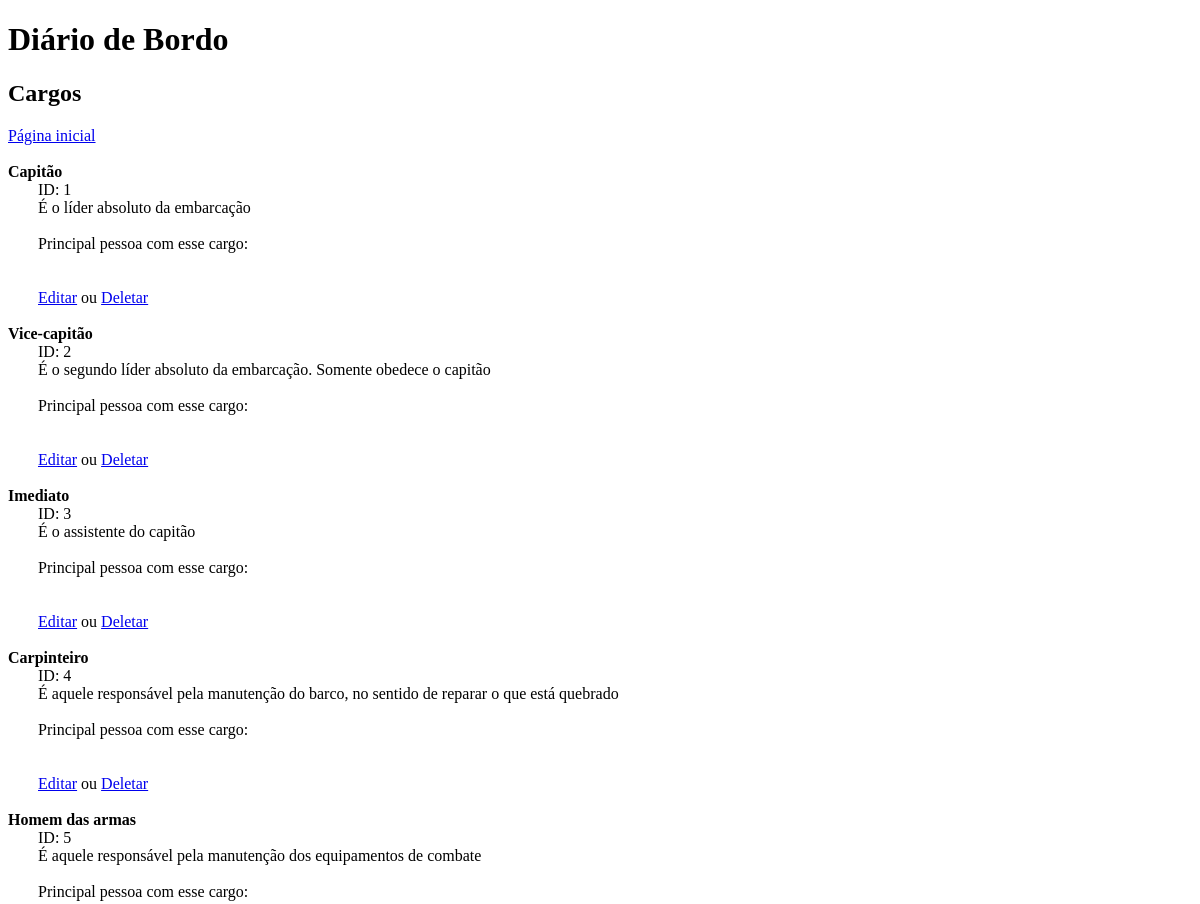
The page /paginas/mostrar/mostrarcargo.php (upper part) on the database as committed earlier.
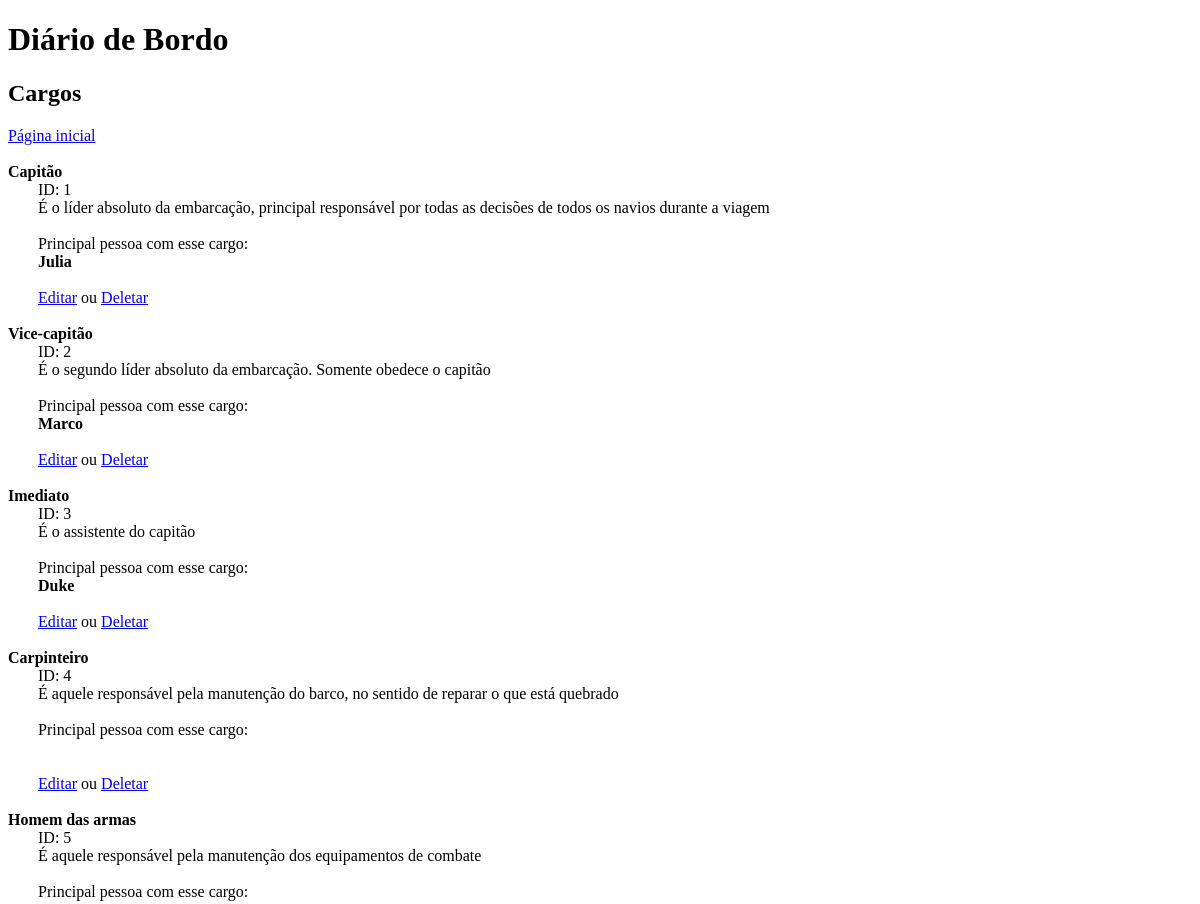
The same page on the database as committed later.
### tables this page shows
CREATE TABLE `cargo` (
  `id_cargo` int(11) NOT NULL,
  `nome` varchar(30) DEFAULT NULL,
  `descricao` text DEFAULT NULL
);

CREATE TABLE `navegador` (
  `id_navegador` int(11) NOT NULL,
  `nome` varchar(30) DEFAULT NULL,
  `nascimento` date DEFAULT NULL,
  `cargo` int(11) DEFAULT NULL,
  `navio` int(11) DEFAULT NULL,
  `sobrenome` varchar(30) DEFAULT NULL,
  `titulo` varchar(30) DEFAULT NULL,
  `origem` varchar(30) DEFAULT NULL
);

### paginas/mostrar/mostrarcargo.php (the view, shortened to what this page needs)
<?php
    require_once("../config.php");
?>
<!DOCTYPE html>
<html lang="pt-br">
<head>
</head>
<body>
    <header>
        <h1>Diário de Bordo</h1>
    </header>
<main>
    <h2>Cargos</h2>
    <a href="../index.php">Página inicial</a> <br><br>
    <?php
        $consulta = $mysqli->prepare("SELECT cargo.id_cargo, cargo.nome as nome_cargo, cargo.descricao, navegador.nome,   navegador.id_navegador, navegador.origem FROM cargo LEFT JOIN navegador  ON navegador.cargo = cargo.id_cargo ORDER BY cargo.id_cargo");
        $consulta->execute();
        $resultado = $consulta->get_result();
        $registros = $resultado->fetch_all(MYSQLI_ASSOC);
        foreach($registros as $registro) {
            echo "<strong>{$registro['nome_cargo']}</strong><br>";
            echo "<div style=\"margin-left: 30px;\">";
                echo "ID: {$registro['id_cargo']}<br>";
                echo "{$registro['descricao']}<br>";
                echo "<br>";
                echo "Principal pessoa com esse cargo:<br>";
                echo "<strong>{$registro['nome']}</strong>";
                echo "<br><br><a href=\"  ../editar/editarcargo.php?id={$registro['id_cargo']}  \">Editar</a> ou ";
                echo "<a href=\"  ../deletar/excluircargo.php?id={$registro['id_cargo']}  \">Deletar</a>";
            echo "<br>";
            echo "<br>";
            echo "</div>";
        }
    ?>
</main>
</body>
</html>

Rows that differ between the two databases and show on the page:
no longer on this page (row edited): cargo: nome "Capitão", id_cargo "1", descricao "É o líder absoluto da embarcação"
no longer on this page (row unchanged): cargo: nome "Vice-capitão", id_cargo "2", descricao "É o segundo líder absoluto da embarcação. Somente obedece o capitão"
no longer on this page (row unchanged): cargo: nome "Imediato", id_cargo "3", descricao "É o assistente do capitão"
added navegador: cargo.nome "Capitão", cargo.id_cargo "1", cargo.descricao "É o líder absoluto da embarcação, principal responsável por todas as decisões de todos os navios durante a viagem", nome "Julia"
added navegador: cargo.nome "Vice-capitão", cargo.id_cargo "2", cargo.descricao "É o segundo líder absoluto da embarcação. Somente obedece o capitão", nome "Marco"
added navegador: cargo.nome "Imediato", cargo.id_cargo "3", cargo.descricao "É o assistente do capitão", nome "Duke"
